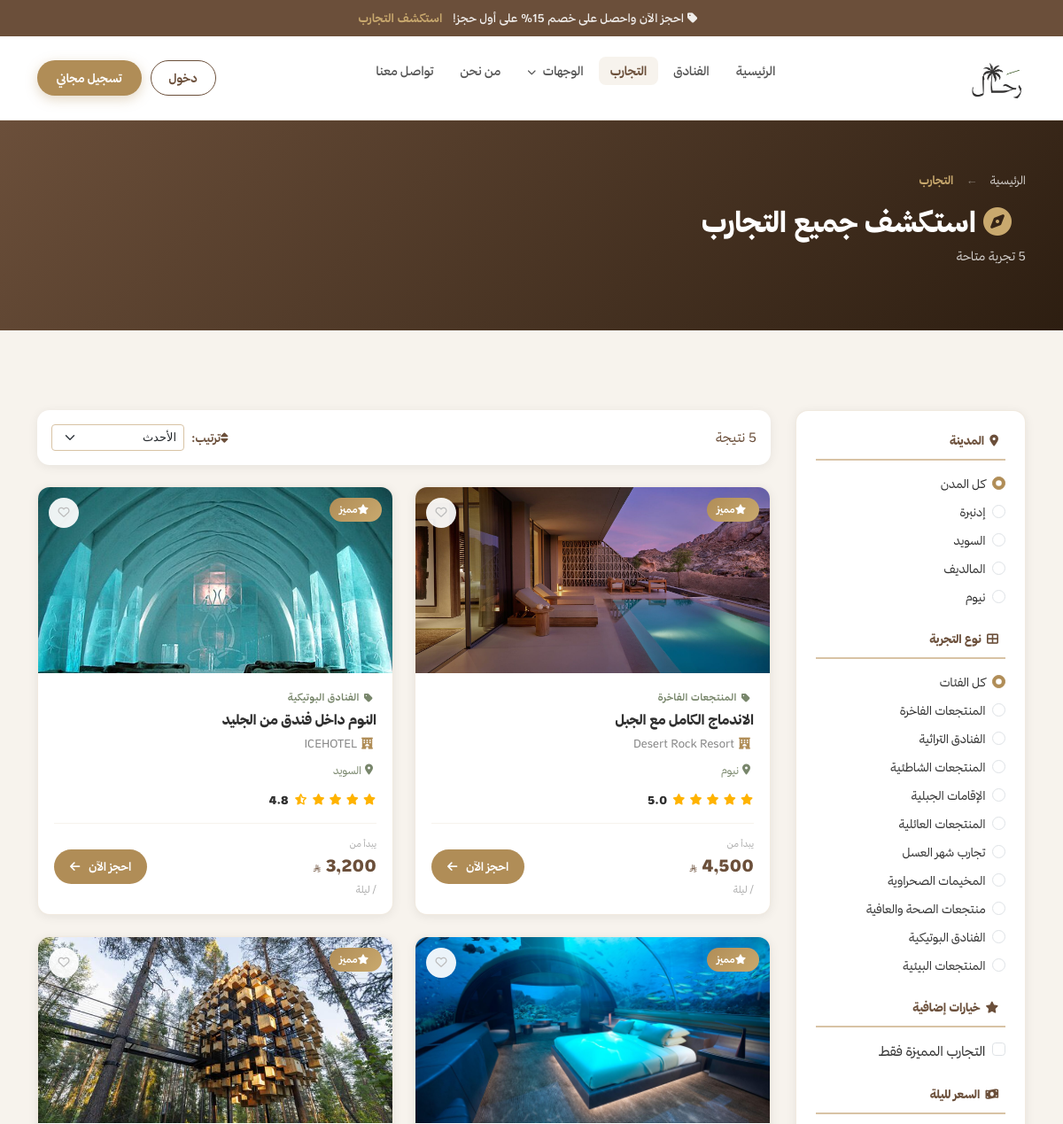
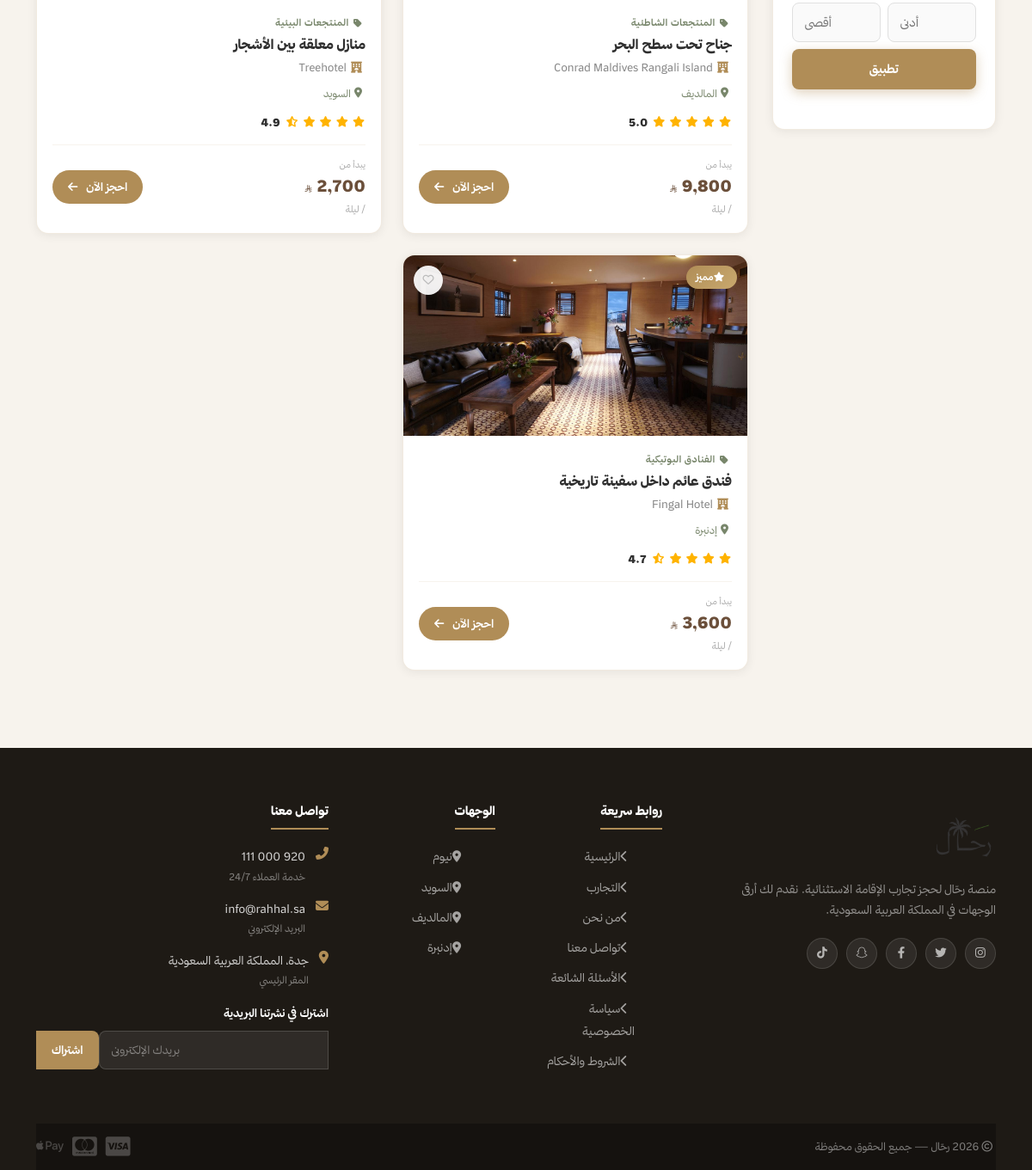
/pages/experiences.php, run on the app's committed database (2 pictures, top to bottom).
### tables this page shows
CREATE TABLE IF NOT EXISTS categories (
    category_id INT AUTO_INCREMENT PRIMARY KEY,
    category_name VARCHAR(200) NOT NULL,
    category_icon VARCHAR(100) DEFAULT 'fas fa-hotel',
    created_at TIMESTAMP DEFAULT CURRENT_TIMESTAMP
);

CREATE TABLE IF NOT EXISTS experiences (
    experience_id INT AUTO_INCREMENT PRIMARY KEY,
    category_id INT NOT NULL,
    title VARCHAR(300) NOT NULL,
    hotel_name VARCHAR(300) NOT NULL,
    description TEXT NOT NULL,
    city VARCHAR(100) NOT NULL,
    address VARCHAR(500),
    image VARCHAR(500) DEFAULT 'default.jpg',
    price_per_night DECIMAL(10,2) NOT NULL,
    rating DECIMAL(3,1) DEFAULT 4.5,
    available_rooms INT DEFAULT 10,
    is_featured TINYINT(1) DEFAULT 0,
    created_at TIMESTAMP DEFAULT CURRENT_TIMESTAMP,
    FOREIGN KEY (category_id) REFERENCES categories(category_id) ON DELETE CASCADE
);

### pages/experiences.php (the view, shortened to what this page needs)
<?php
require_once '../includes/connection.php';
$base_url = '../'; $page_title = 'استكشف التجارب';
$search   = trim($_GET['search']   ?? '');
$city     = trim($_GET['city']     ?? '');
$cat_id   = (int)($_GET['category'] ?? 0);
$sort     = $_GET['sort']   ?? 'newest';
$featured = (int)($_GET['featured'] ?? 0);
$min_price = max(0, (int)($_GET['min_price'] ?? 0));
$max_price = max(0, (int)($_GET['max_price'] ?? 0));
$page     = max(1,(int)($_GET['page'] ?? 1));
$per_page = 9; $offset = ($page-1)*$per_page;
$where = ['1=1']; $params = []; $types = '';
$order_by = match($sort) {
    'price_asc'  => 'e.price_per_night ASC',
    'price_desc' => 'e.price_per_night DESC',
    'rating'     => 'e.rating DESC',
    default      => 'e.created_at DESC',
};
$wsql = implode(' AND ',$where);
$cs = mysqli_prepare($conn,"SELECT COUNT(*) FROM experiences e WHERE $wsql");
mysqli_stmt_execute($cs);
$total_count = mysqli_fetch_row(mysqli_stmt_get_result($cs))[0];
$stmt = mysqli_prepare($conn,"SELECT e.*,c.category_name FROM experiences e JOIN categories c ON e.category_id=c.category_id WHERE $wsql ORDER BY $order_by LIMIT ? OFFSET ?");
$ap = array_merge($params,[$per_page,$offset]); $at = $types.'ii';
mysqli_stmt_bind_param($stmt,$at,...$ap);
mysqli_stmt_execute($stmt);
$experiences = mysqli_fetch_all(mysqli_stmt_get_result($stmt),MYSQLI_ASSOC);
$categories = mysqli_fetch_all(mysqli_query($conn,"SELECT * FROM categories ORDER BY category_id"),MYSQLI_ASSOC);
$cities_r   = mysqli_query($conn,"SELECT DISTINCT city FROM experiences ORDER BY city");
$cities     = mysqli_fetch_all($cities_r,MYSQLI_ASSOC);
include '../includes/header.php';
?>
<div class="page-hero">
    <div class="container">
        <nav aria-label="breadcrumb"><ol class="breadcrumb breadcrumb-rahhal mb-3">
            <li class="breadcrumb-item"><a href="../index.php">الرئيسية</a></li>
            <li class="breadcrumb-item active">التجارب</li>
        </ol></nav>
        <h1 class="page-hero-title"><i class="fas fa-compass ms-3" style="color:var(--gold-light);"></i>
            <?php echo $search ? "نتائج البحث عن: \"$search\"" : ($city ? "تجارب في $city" : 'استكشف جميع التجارب'); ?>
        </h1>
        <p class="page-hero-subtitle"><?php echo $total_count; ?> تجربة متاحة<?php echo $city?" في $city":''; ?></p>
    </div>
</div>
<section style="background:var(--cream);padding:50px 0;">
<div class="container">
<div class="exp-layout">
<aside>
<div class="filters-panel">
    <form method="GET" id="filterForm">
        <div class="mb-4">
            <div class="filter-sec-title"><i class="fas fa-map-marker-alt ms-2"></i>المدينة</div>
            <div class="filter-check">
                <div class="form-check mb-2"><input class="form-check-input" type="radio" name="city" value="" id="ca" <?php echo !$city?'checked':''; ?> onchange="this.form.submit()"><label class="form-check-label" for="ca">كل المدن</label></div>
                <?php foreach($cities as $c): ?>
                <div class="form-check mb-2"><input class="form-check-input" type="radio" name="city" value="<?php echo htmlspecialchars($c['city']); ?>" id="ci_<?php echo md5($c['city']); ?>" <?php echo ($city===$c['city'])?'checked':''; ?> onchange="this.form.submit()"><label class="form-check-label" for="ci_<?php echo md5($c['city']); ?>"><?php echo htmlspecialchars($c['city']); ?></label></div>
                <?php endforeach; ?>
            </div>
        </div>
        <div class="mb-4">
            <div class="filter-sec-title"><i class="fas fa-th-large ms-2"></i>نوع التجربة</div>
            <div class="filter-check">
                <div class="form-check mb-2"><input class="form-check-input" type="radio" name="category" value="0" id="caa" <?php echo !$cat_id?'checked':''; ?> onchange="this.form.submit()"><label class="form-check-label" for="caa">كل الفئات</label></div>
                <?php foreach($categories as $cat): ?>
                <div class="form-check mb-2"><input class="form-check-input" type="radio" name="category" value="<?php echo $cat['category_id']; ?>" id="cat_<?php echo $cat['category_id']; ?>" <?php echo ($cat_id==$cat['category_id'])?'checked':''; ?> onchange="this.form.submit()"><label class="form-check-label" for="cat_<?php echo $cat['category_id']; ?>"><?php echo htmlspecialchars($cat['category_name']); ?></label></div>
                <?php endforeach; ?>
            </div>
        </div>
        <div class="mb-4">
            <div class="filter-sec-title"><i class="fas fa-star ms-2"></i>خيارات إضافية</div>
            <div class="form-check"><input class="form-check-input" type="checkbox" name="featured" value="1" id="feat" <?php echo $featured?'checked':''; ?> onchange="this.form.submit()"><label class="form-check-label" for="feat">التجارب المميزة فقط</label></div>
        </div>
        <div class="mb-4">
            <div class="filter-sec-title"><i class="fas fa-money-bill-wave ms-2"></i>السعر لليلة</div>
            <div class="row g-2">
                <div class="col-6">
                    <input class="form-ctrl" type="number" min="0" name="min_price" value="<?php echo $min_price ?: ''; ?>" placeholder="أدنى">
                </div>
                <div class="col-6">
                    <input class="form-ctrl" type="number" min="0" name="max_price" value="<?php echo $max_price ?: ''; ?>" placeholder="أقصى">
                </div>
                <div class="col-12">
                    <button type="submit" class="btn-search w-100 justify-content-center" style="border-radius:var(--r-sm);">تطبيق</button>
                </div>
            </div>
        </div>
    </form>
</div>
</aside>
<div>
    <div class="d-flex align-items-center justify-content-between flex-wrap gap-3 mb-4 p-3 bg-white rounded-rh" style="box-shadow:var(--sh-sm);">
        <div><span class="fw-700" style="color:var(--dark-brown);"><?php echo $total_count; ?> نتيجة</span>
        <?php if ($search): ?><small class="text-muted me-2">لـ "<?php echo htmlspecialchars($search); ?>"</small><?php endif; ?></div>
        <form method="GET" class="d-flex align-items-center gap-2">
            <label style="font-size:13px;font-weight:700;color:var(--dark-brown);white-space:nowrap;"><i class="fas fa-sort ms-1"></i>ترتيب:</label>
            <select name="sort" class="form-select form-select-sm" style="border-color:var(--beige);font-family:'Tajawal',sans-serif;font-size:13px;min-width:150px;" onchange="this.form.submit()">
                <option value="newest" <?php echo $sort=='newest'?'selected':''; ?>>الأحدث</option>
            </select>
        </form>
    </div>
    <?php if (empty($experiences)): ?>
    <div class="empty-state"><i class="fas fa-search-minus"></i><h3>لا توجد نتائج</h3><p>جرّب البحث بكلمات أخرى أو غيّر الفلاتر.</p><a href="experiences.php" class="btn-solid mt-3">عرض كل التجارب</a></div>
    <?php else: ?>
    <div class="cards-grid">
        <?php foreach($experiences as $exp): ?>
        <?php include '../includes/experience_card.php'; ?>
        <?php endforeach; ?>
    </div>
    <?php endif; ?>
</div>
</div>
</div>
</section>
<?php include '../includes/footer.php'; ?>

### includes/experience_card.php (shortened to what this page needs)
<?php
$img_path   = (isset($base_url) ? $base_url : '../') . 'assets/images/' . htmlspecialchars($exp['image'] ?? 'default.jpg');
$detail_url = (isset($base_url) ? $base_url : '../') . 'pages/experience-details.php?id=' . (int)$exp['experience_id'];
$rating     = (float)($exp['rating'] ?? 0);
$full_stars = (int)floor($rating);
$half_star  = ($rating - $full_stars) >= 0.5;
?>
<div class="exp-card">
  <div class="exp-card-img">
    <img src="<?= $img_path ?>" loading="lazy"
         onerror="this.src='https://images.unsplash.com/photo-1542314831-068cd1dbfeeb?w=500&q=75'"
         alt="<?= htmlspecialchars($exp['title'] ?? '') ?>">
    <?php if (!empty($exp['is_featured'])): ?>
      <span class="exp-badge gold"><i class="fas fa-star ms-1"></i>مميز</span>
    <?php else: ?>
      <span class="exp-badge"><?= htmlspecialchars($exp['city'] ?? '') ?></span>
    <?php endif; ?>
    <button class="exp-wishlist" title="أضف للمفضلة"><i class="far fa-heart"></i></button>
  </div>
  <div class="exp-card-body">
    <div class="exp-cat"><i class="fas fa-tag ms-1"></i><?= htmlspecialchars($exp['category_name'] ?? '') ?></div>
    <h3 class="exp-name"><a href="<?= $detail_url ?>"><?= htmlspecialchars($exp['title'] ?? '') ?></a></h3>
    <p class="exp-hotel"><i class="fas fa-hotel text-gold ms-1"></i><?= htmlspecialchars($exp['hotel_name'] ?? '') ?></p>
    <p class="exp-loc"><i class="fas fa-map-marker-alt ms-1"></i><?= htmlspecialchars($exp['city'] ?? '') ?></p>
    <div class="exp-rating">
      <span class="stars">
        <?php for ($i = 1; $i <= 5; $i++): ?>
          <?php if ($i <= $full_stars): ?>
            <i class="fas fa-star"></i>
          <?php elseif ($i == $full_stars + 1 && $half_star): ?>
            <i class="fas fa-star-half-alt"></i>
          <?php else: ?>
            <i class="far fa-star" style="color:#e0e0e0;"></i>
          <?php endif; ?>
        <?php endfor; ?>
      </span>
      <span class="rating-val"><?= number_format($rating, 1) ?></span>
    </div>
    <div class="exp-footer">
      <div>
        <div class="price-lbl">يبدأ من</div>
        <div class="price-val"><?= number_format($exp['price_per_night'] ?? 0, 0) ?> <small class="price-curr">ر.س</small></div>
        <div class="price-night">/ ليلة</div>
      </div>
      <a href="<?= $detail_url ?>" class="btn-book">احجز الآن <i class="fas fa-arrow-left ms-1"></i></a>
    </div>
  </div>
</div>

### data on the page
categories: category_id "☐ المنتجعات الفاخرة", category_name "المنتجعات الفاخرة"
categories: category_id "☐ الفنادق التراثية", category_name "الفنادق التراثية"
categories: category_id "☐ المنتجعات الشاطئية", category_name "المنتجعات الشاطئية"
categories: category_id "☐ الإقامات الجبلية", category_name "الإقامات الجبلية"
categories: category_id "☐ المنتجعات العائلية", category_name "المنتجعات العائلية"
categories: category_id "☐ تجارب شهر العسل", category_name "تجارب شهر العسل"
categories: category_id "☐ المخيمات الصحراوية", category_name "المخيمات الصحراوية"
categories: category_id "☐ منتجعات الصحة والعافية", category_name "منتجعات الصحة والعافية"
categories: category_id "☐ الفنادق البوتيكية", category_name "الفنادق البوتيكية"
categories: category_id "☐ المنتجعات البيئية", category_name "المنتجعات البيئية"
experiences: image (picture), is_featured 1 (drawn), category.category_name "المنتجعات الفاخرة", title "الاندماج الكامل مع الجبل", hotel_name "Desert Rock Resort", city "نيوم", rating "5.0"
experiences: image (picture), is_featured 1 (drawn), category.category_name "الفنادق البوتيكية", title "النوم داخل فندق من الجليد", hotel_name "ICEHOTEL", city "السويد", rating "4.8"
experiences: image (picture), is_featured 1 (drawn), category.category_name "المنتجعات الشاطئية", title "جناح تحت سطح البحر", hotel_name "Conrad Maldives Rangali Island", city "المالديف", rating "5.0"
experiences: image (picture), is_featured 1 (drawn), category.category_name "المنتجعات البيئية", title "منازل معلقة بين الأشجار", hotel_name "Treehotel", city "السويد", rating "4.9"
experiences: image (picture), is_featured 1 (drawn), category.category_name "الفنادق البوتيكية", title "فندق عائم داخل سفينة تاريخية", hotel_name "Fingal Hotel", city "إدنبرة", rating "4.7"

### other printed values
$c['city'] "إدنبرة"
$c['city'] "السويد"
$c['city'] "المالديف"
$c['city'] "نيوم"
